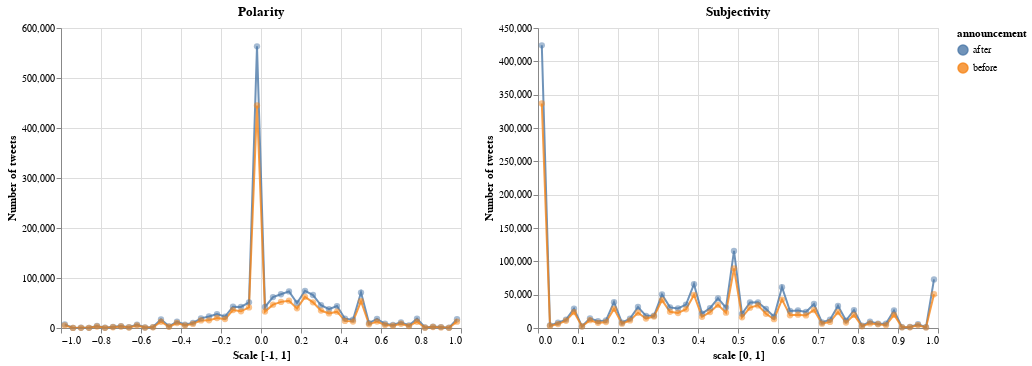

The code cell stored with this chart in its notebook:
### Code cell
polar = alt.Chart(df_bin_polarity).encode(
    alt.X("bin_polarity", title="Scale [-1, 1]" ,scale=alt.Scale(domain=(-1, 1))),
    alt.Y("tweet",  title="Number of tweets"),
    alt.Color('announcement')
).properties(title="Polarity")

polar_line=polar.mark_line(clip=True, opacity=0.8)
polar_point=polar.mark_circle(opacity=0.5, size=40)

subject = alt.Chart(df_bin_subjectivity).mark_line(clip=True, opacity=0.8).encode(
    alt.X("bin_subjectivity", title="scale [0, 1]", scale=alt.Scale(domain=(0, 1))),
    alt.Y("tweet", title="Number of tweets"),
    alt.Color('announcement')
).properties(title="Subjectivity")

subject_line=subject.mark_line(clip=True, opacity=0.8)
subject_point=subject.mark_circle(opacity=0.5, size=40)

(polar_line+polar_point) | (subject_line+subject_point)

### Figure 1 — Vega-Lite specification as saved in the notebook (floating-point values rounded to 4 significant figures)
{"$schema": "https://vega.github.io/schema/vega-lite/v4.8.1.json", "config": {"view": {"continuousHeight": 300, "continuousWidth": 400}}, "datasets": {"data-74de2cfda39f3e37ca14101f17c77741": [{"announcement": "after", "bin_polarity": -0.981, "tweet": 7164}, {"announcement": "before", "bin_polarity": -0.981, "tweet": 5233}, {"announcement": "after", "bin_polarity": -0.94, "tweet": 195}, {"announcement": "before", "bin_polarity": -0.94, "tweet": 163}, {"announcement": "after", "bin_polarity": -0.9, "tweet": 442}, {"announcement": "before", "bin_polarity": -0.9, "tweet": 291}, {"announcement": "after", "bin_polarity": -0.86, "tweet": 393}, {"announcement": "before", "bin_polarity": -0.86, "tweet": 304}, {"announcement": "after", "bin_polarity": -0.82, "tweet": 4111}, {"announcement": "before", "bin_polarity": -0.82, "tweet": 2957}, {"announcement": "after", "bin_polarity": -0.78, "tweet": 485}, {"announcement": "before", "bin_polarity": -0.78, "tweet": 374}, {"announcement": "after", "bin_polarity": -0.74, "tweet": 2370}, {"announcement": "before", "bin_polarity": -0.74, "tweet": 1441}, {"announcement": "after", "bin_polarity": -0.7, "tweet": 3739}, {"announcement": "before", "bin_polarity": -0.7, "tweet": 3019}, {"announcement": "after", "bin_polarity": -0.66, "tweet": 1553}, {"announcement": "before", "bin_polarity": -0.66, "tweet": 1017}, {"announcement": "after", "bin_polarity": -0.62, "tweet": 6885}, {"announcement": "before", "bin_polarity": -0.62, "tweet": 5002}, {"announcement": "after", "bin_polarity": -0.58, "tweet": 1049}, {"announcement": "before", "bin_polarity": -0.58, "tweet": 871}, {"announcement": "after", "bin_polarity": -0.54, "tweet": 1864}, {"announcement": "before", "bin_polarity": -0.54, "tweet": 1354}, {"announcement": "after", "bin_polarity": -0.5, "tweet": 17193}, {"announcement": "before", "bin_polarity": -0.5, "tweet": 12529}, {"announcement": "after", "bin_polarity": -0.46, "tweet": 3255}, {"announcement": "before", "bin_polarity": -0.46, "tweet": 2466}, {"announcement": "after", "bin_polarity": -0.42, "tweet": 12566}, {"announcement": "before", "bin_polarity": -0.42, "tweet": 10023}, {"announcement": "after", "bin_polarity": -0.38, "tweet": 6538}, {"announcement": "before", "bin_polarity": -0.38, "tweet": 4973}, {"announcement": "after", "bin_polarity": -0.34, "tweet": 10378}, {"announcement": "before", "bin_polarity": -0.34, "tweet": 8174}, {"announcement": "after", "bin_polarity": -0.3, "tweet": 19230}, {"announcement": "before", "bin_polarity": -0.3, "tweet": 15245}, {"announcement": "after", "bin_polarity": -0.26, "tweet": 22932}, {"announcement": "before", "bin_polarity": -0.26, "tweet": 15322}, {"announcement": "after", "bin_polarity": -0.22, "tweet": 27709}, {"announcement": "before", "bin_polarity": -0.22, "tweet": 20019}, {"announcement": "after", "bin_polarity": -0.18, "tweet": 22746}, {"announcement": "before", "bin_polarity": -0.18, "tweet": 17867}, {"announcement": "after", "bin_polarity": -0.14, "tweet": 42660}, {"announcement": "before", "bin_polarity": -0.14, "tweet": 35854}, {"announcement": "after", "bin_polarity": -0.1, "tweet": 42164}, {"announcement": "before", "bin_polarity": -0.1, "tweet": 33326}, {"announcement": "after", "bin_polarity": -0.06, "tweet": 51267}, {"announcement": "before", "bin_polarity": -0.06, "tweet": 41079}, {"announcement": "after", "bin_polarity": -0.02, "tweet": 563260}, {"announcement": "before", "bin_polarity": -0.02, "tweet": 445161}, {"announcement": "after", "bin_polarity": 0.02, "tweet": 42027}, {"announcement": "before", "bin_polarity": 0.02, "tweet": 32958}, {"announcement": "after", "bin_polarity": 0.06, "tweet": 61911}, {"announcement": "before", "bin_polarity": 0.06, "tweet": 46688}, {"announcement": "after", "bin_polarity": 0.1, "tweet": 67440}, {"announcement": "before", "bin_polarity": 0.1, "tweet": 52241}, {"announcement": "after", "bin_polarity": 0.14, "tweet": 73226}, {"announcement": "before", "bin_polarity": 0.14, "tweet": 54595}, {"announcement": "after", "bin_polarity": 0.18, "tweet": 50068}, {"announcement": "before", "bin_polarity": 0.18, "tweet": 39269}, {"announcement": "after", "bin_polarity": 0.22, "tweet": 74384}, {"announcement": "before", "bin_polarity": 0.22, "tweet": 62318}, {"announcement": "after", "bin_polarity": 0.26, "tweet": 65971}, {"announcement": "before", "bin_polarity": 0.26, "tweet": 51294}, {"announcement": "after", "bin_polarity": 0.3, "tweet": 45512}, {"announcement": "before", "bin_polarity": 0.3, "tweet": 34907}, {"announcement": "after", "bin_polarity": 0.34, "tweet": 37464}, {"announcement": "before", "bin_polarity": 0.34, "tweet": 29103}, {"announcement": "after", "bin_polarity": 0.38, "tweet": 43868}, {"announcement": "before", "bin_polarity": 0.38, "tweet": 32639}, {"announcement": "after", "bin_polarity": 0.42, "tweet": 18662}, {"announcement": "before", "bin_polarity": 0.42, "tweet": 14206}, {"announcement": "after", "bin_polarity": 0.46, "tweet": 16663}, {"announcement": "before", "bin_polarity": 0.46, "tweet": 12900}, {"announcement": "after", "bin_polarity": 0.5, "tweet": 70912}, {"announcement": "before", "bin_polarity": 0.5, "tweet": 53454}, {"announcement": "after", "bin_polarity": 0.54, "tweet": 9761}, {"announcement": "before", "bin_polarity": 0.54, "tweet": 7299}, {"announcement": "after", "bin_polarity": 0.58, "tweet": 18273}, {"announcement": "before", "bin_polarity": 0.58, "tweet": 12791}, {"announcement": "after", "bin_polarity": 0.62, "tweet": 8509}, {"announcement": "before", "bin_polarity": 0.62, "tweet": 6199}, {"announcement": "after", "bin_polarity": 0.66, "tweet": 6093}, {"announcement": "before", "bin_polarity": 0.66, "tweet": 4513}, {"announcement": "after", "bin_polarity": 0.7, "tweet": 11397}, {"announcement": "before", "bin_polarity": 0.7, "tweet": 8513}, {"announcement": "after", "bin_polarity": 0.74, "tweet": 5011}, {"announcement": "before", "bin_polarity": 0.74, "tweet": 3842}, {"announcement": "after", "bin_polarity": 0.78, "tweet": 18523}, {"announcement": "before", "bin_polarity": 0.78, "tweet": 12520}, {"announcement": "after", "bin_polarity": 0.82, "tweet": 976}, {"announcement": "before", "bin_polarity": 0.82, "tweet": 643}, {"announcement": "after", "bin_polarity": 0.86, "tweet": 2923}, {"announcement": "before", "bin_polarity": 0.86, "tweet": 2065}, {"announcement": "after", "bin_polarity": 0.9, "tweet": 1801}, {"announcement": "before", "bin_polarity": 0.9, "tweet": 1235}, {"announcement": "after", "bin_polarity": 0.94, "tweet": 581}, {"announcement": "before", "bin_polarity": 0.94, "tweet": 402}, {"announcement": "after", "bin_polarity": 0.98, "tweet": 17650}, {"announcement": "before", "bin_polarity": 0.98, "tweet": 12733}], "data-fdeda161476800826a8a729922863041": [{"announcement": "after", "bin_subjectivity": 0.0095, "tweet": 423983}, {"announcement": "before", "bin_subjectivity": 0.0095, "tweet": 336804}, {"announcement": "after", "bin_subjectivity": 0.03, "tweet": 3977}, {"announcement": "before", "bin_subjectivity": 0.03, "tweet": 3168}, {"announcement": "after", "bin_subjectivity": 0.05, "tweet": 7856}, {"announcement": "before", "bin_subjectivity": 0.05, "tweet": 5910}, {"announcement": "after", "bin_subjectivity": 0.07, "tweet": 12669}, {"announcement": "before", "bin_subjectivity": 0.07, "tweet": 10923}, {"announcement": "after", "bin_subjectivity": 0.09, "tweet": 28969}, {"announcement": "before", "bin_subjectivity": 0.09, "tweet": 23908}, {"announcement": "after", "bin_subjectivity": 0.11, "tweet": 2526}, {"announcement": "before", "bin_subjectivity": 0.11, "tweet": 2335}, {"announcement": "after", "bin_subjectivity": 0.13, "tweet": 14440}, {"announcement": "before", "bin_subjectivity": 0.13, "tweet": 11730}, {"announcement": "after", "bin_subjectivity": 0.15, "tweet": 10076}, {"announcement": "before", "bin_subjectivity": 0.15, "tweet": 7699}, {"announcement": "after", "bin_subjectivity": 0.17, "tweet": 11349}, {"announcement": "before", "bin_subjectivity": 0.17, "tweet": 8907}, {"announcement": "after", "bin_subjectivity": 0.19, "tweet": 38765}, {"announcement": "before", "bin_subjectivity": 0.19, "tweet": 28697}, {"announcement": "after", "bin_subjectivity": 0.21, "tweet": 7883}, {"announcement": "before", "bin_subjectivity": 0.21, "tweet": 6432}, {"announcement": "after", "bin_subjectivity": 0.23, "tweet": 14025}, {"announcement": "before", "bin_subjectivity": 0.23, "tweet": 11312}, {"announcement": "after", "bin_subjectivity": 0.25, "tweet": 31514}, {"announcement": "before", "bin_subjectivity": 0.25, "tweet": 22923}, {"announcement": "after", "bin_subjectivity": 0.27, "tweet": 18232}, {"announcement": "before", "bin_subjectivity": 0.27, "tweet": 14119}, {"announcement": "after", "bin_subjectivity": 0.29, "tweet": 18473}, {"announcement": "before", "bin_subjectivity": 0.29, "tweet": 17248}, {"announcement": "after", "bin_subjectivity": 0.31, "tweet": 50310}, {"announcement": "before", "bin_subjectivity": 0.31, "tweet": 41900}, {"announcement": "after", "bin_subjectivity": 0.33, "tweet": 30923}, {"announcement": "before", "bin_subjectivity": 0.33, "tweet": 24394}, {"announcement": "after", "bin_subjectivity": 0.35, "tweet": 29252}, {"announcement": "before", "bin_subjectivity": 0.35, "tweet": 22532}, {"announcement": "after", "bin_subjectivity": 0.37, "tweet": 35090}, {"announcement": "before", "bin_subjectivity": 0.37, "tweet": 28140}, {"announcement": "after", "bin_subjectivity": 0.39, "tweet": 65789}, {"announcement": "before", "bin_subjectivity": 0.39, "tweet": 49581}, {"announcement": "after", "bin_subjectivity": 0.41, "tweet": 21683}, {"announcement": "before", "bin_subjectivity": 0.41, "tweet": 16785}, {"announcement": "after", "bin_subjectivity": 0.43, "tweet": 29774}, {"announcement": "before", "bin_subjectivity": 0.43, "tweet": 23836}, {"announcement": "after", "bin_subjectivity": 0.45, "tweet": 44548}, {"announcement": "before", "bin_subjectivity": 0.45, "tweet": 34744}, {"announcement": "after", "bin_subjectivity": 0.47, "tweet": 30622}, {"announcement": "before", "bin_subjectivity": 0.47, "tweet": 22940}, {"announcement": "after", "bin_subjectivity": 0.49, "tweet": 115665}, {"announcement": "before", "bin_subjectivity": 0.49, "tweet": 89440}, {"announcement": "after", "bin_subjectivity": 0.51, "tweet": 21253}, {"announcement": "before", "bin_subjectivity": 0.51, "tweet": 16168}, {"announcement": "after", "bin_subjectivity": 0.53, "tweet": 38343}, {"announcement": "before", "bin_subjectivity": 0.53, "tweet": 30517}, {"announcement": "after", "bin_subjectivity": 0.55, "tweet": 38446}, {"announcement": "before", "bin_subjectivity": 0.55, "tweet": 33910}, {"announcement": "after", "bin_subjectivity": 0.57, "tweet": 28625}, {"announcement": "before", "bin_subjectivity": 0.57, "tweet": 21321}, {"announcement": "after", "bin_subjectivity": 0.59, "tweet": 16949}, {"announcement": "before", "bin_subjectivity": 0.59, "tweet": 13267}, {"announcement": "after", "bin_subjectivity": 0.61, "tweet": 61188}, {"announcement": "before", "bin_subjectivity": 0.61, "tweet": 42670}, {"announcement": "after", "bin_subjectivity": 0.63, "tweet": 25545}, {"announcement": "before", "bin_subjectivity": 0.63, "tweet": 19135}, {"announcement": "after", "bin_subjectivity": 0.65, "tweet": 26221}, {"announcement": "before", "bin_subjectivity": 0.65, "tweet": 20006}, {"announcement": "after", "bin_subjectivity": 0.67, "tweet": 24030}, {"announcement": "before", "bin_subjectivity": 0.67, "tweet": 18893}, {"announcement": "after", "bin_subjectivity": 0.69, "tweet": 36026}, {"announcement": "before", "bin_subjectivity": 0.69, "tweet": 27055}, {"announcement": "after", "bin_subjectivity": 0.71, "tweet": 8222}, {"announcement": "before", "bin_subjectivity": 0.71, "tweet": 6438}, {"announcement": "after", "bin_subjectivity": 0.73, "tweet": 12541}, {"announcement": "before", "bin_subjectivity": 0.73, "tweet": 9071}, {"announcement": "after", "bin_subjectivity": 0.75, "tweet": 33149}, {"announcement": "before", "bin_subjectivity": 0.75, "tweet": 23928}, {"announcement": "after", "bin_subjectivity": 0.77, "tweet": 11182}, {"announcement": "before", "bin_subjectivity": 0.77, "tweet": 8163}, {"announcement": "after", "bin_subjectivity": 0.79, "tweet": 26871}, {"announcement": "before", "bin_subjectivity": 0.79, "tweet": 19627}, {"announcement": "after", "bin_subjectivity": 0.81, "tweet": 3320}, {"announcement": "before", "bin_subjectivity": 0.81, "tweet": 2596}, {"announcement": "after", "bin_subjectivity": 0.83, "tweet": 9587}, {"announcement": "before", "bin_subjectivity": 0.83, "tweet": 6890}, {"announcement": "after", "bin_subjectivity": 0.85, "tweet": 6548}, {"announcement": "before", "bin_subjectivity": 0.85, "tweet": 5603}, {"announcement": "after", "bin_subjectivity": 0.87, "tweet": 6555}, {"announcement": "before", "bin_subjectivity": 0.87, "tweet": 4181}, {"announcement": "after", "bin_subjectivity": 0.89, "tweet": 26279}, {"announcement": "before", "bin_subjectivity": 0.89, "tweet": 19808}, {"announcement": "after", "bin_subjectivity": 0.91, "tweet": 1306}, {"announcement": "before", "bin_subjectivity": 0.91, "tweet": 990}, {"announcement": "after", "bin_subjectivity": 0.93, "tweet": 1507}, {"announcement": "before", "bin_subjectivity": 0.93, "tweet": 1148}, {"announcement": "after", "bin_subjectivity": 0.95, "tweet": 5607}, {"announcement": "before", "bin_subjectivity": 0.95, "tweet": 4127}, {"announcement": "after", "bin_subjectivity": 0.97, "tweet": 1131}, {"announcement": "before", "bin_subjectivity": 0.97, "tweet": 825}, {"announcement": "after", "bin_subjectivity": 0.99, "tweet": 72930}, {"announcement": "before", "bin_subjectivity": 0.99, "tweet": 50647}]}, "hconcat": [{"data": {"name": "data-74de2cfda39f3e37ca14101f17c77741"}, "layer": [{"encoding": {"color": {"field": "announcement", "type": "nominal"}, "x": {"field": "bin_polarity", "scale": {"domain": [-1, 1]}, "title": "Scale [-1, 1]", "type": "quantitative"}, "y": {"field": "tweet", "title": "Number of tweets", "type": "quantitative"}}, "mark": {"clip": true, "opacity": 0.8, "type": "line"}, "title": "Polarity"}, {"encoding": {"color": {"field": "announcement", "type": "nominal"}, "x": {"field": "bin_polarity", "scale": {"domain": [-1, 1]}, "title": "Scale [-1, 1]", "type": "quantitative"}, "y": {"field": "tweet", "title": "Number of tweets", "type": "quantitative"}}, "mark": {"opacity": 0.5, "size": 40, "type": "circle"}, "title": "Polarity"}]}, {"data": {"name": "data-fdeda161476800826a8a729922863041"}, "layer": [{"encoding": {"color": {"field": "announcement", "type": "nominal"}, "x": {"field": "bin_subjectivity", "scale": {"domain": [0, 1]}, "title": "scale [0, 1]", "type": "quantitative"}, "y": {"field": "tweet", "title": "Number of tweets", "type": "quantitative"}}, "mark": {"clip": true, "opacity": 0.8, "type": "line"}, "title": "Subjectivity"}, {"encoding": {"color": {"field": "announcement", "type": "nominal"}, "x": {"field": "bin_subjectivity", "scale": {"domain": [0, 1]}, "title": "scale [0, 1]", "type": "quantitative"}, "y": {"field": "tweet", "title": "Number of tweets", "type": "quantitative"}}, "mark": {"opacity": 0.5, "size": 40, "type": "circle"}, "title": "Subjectivity"}]}]}
